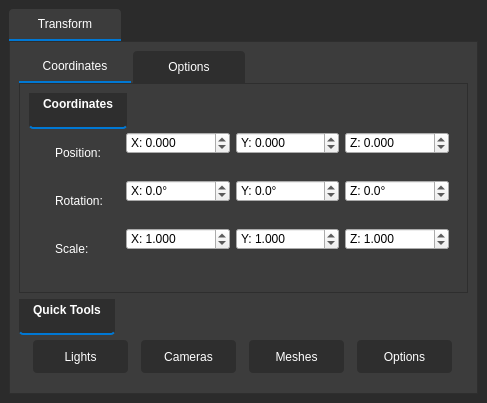
  <widget class="QDockWidget" name="propertiesDock">
   <property name="styleSheet">
    <string>
      QDockWidget {
    background-color: #2b2b2b;
    color: white;
    border: 1px solid #555555;
    titlebar-close-icon: none;
    titlebar-normal-icon: none;
}

QDockWidget::title {
    background-color: #3c3c3c;
    border: none;
    padding: 0px;
    margin: 0px;
}
   </string>
   </property>
   <property name="features">
    <set>QDockWidget::DockWidgetFeature::DockWidgetClosable|QDockWidget::DockWidgetFeature::DockWidgetFloatable|QDockWidget::DockWidgetFeature::DockWidgetMovable</set>
   </property>
   <property name="windowTitle">
    <string>Model Properties</string>
   </property>
   <attribute name="dockWidgetArea">
    <number>2</number>
   </attribute>
   <widget class="QWidget" name="propertiesDockContents">
    <layout class="QVBoxLayout" name="verticalLayout_Properties">
     <item>
      <widget class="QTabWidget" name="propertiesTabs">
       <property name="styleSheet">
        <string>
 QTabWidget::pane {
    border: 1px solid #2e2e2e;
    background-color: #3c3c3c;
}

QTabBar::tab {
    min-width: 80px;
    max-width: 80px;
    background-color: #2e2e2e;
    color: white;
    padding: 8px 16px;
    margin-right: 2px;
    border-top-left-radius: 4px;
    border-top-right-radius: 4px;
}

QTabBar::tab:selected {
    background-color: #3c3c3c;
    border-bottom: 2px solid #0078d4;
}

QTabBar::tab:hover:!selected {
    background-color: #404040;
}

    </string>
       </property>
       <property name="currentIndex">
        <number>0</number>
       </property>
       <widget class="QWidget" name="transformTab">
        <attribute name="icon">
         <iconset>
          <normaloff>:/icons/transform.png</normaloff>:/icons/transform.png</iconset>
        </attribute>
        <attribute name="title">
         <string>Transform</string>
        </attribute>
        <layout class="QVBoxLayout" name="verticalLayout_Transform">
         <item>
          <widget class="QTabWidget" name="transformSubTabs">
           <property name="styleSheet">
            <string>
 QTabWidget::pane {
    border: 1px solid #2e2e2e;
    background-color: #3c3c3c;
}

QTabBar::tab {
    min-width: 80px;
    max-width: 80px;
    background-color: #2e2e2e;
    color: white;
    padding: 8px 16px;
    margin-right: 2px;
    border-top-left-radius: 4px;
    border-top-right-radius: 4px;
}

QTabBar::tab:selected {
    background-color: #3c3c3c;
    border-bottom: 2px solid #0078d4;
}

QTabBar::tab:hover:!selected {
    background-color: #404040;
}

QGroupBox {
    background-color: transparent;
    border: none;
    margin-top: 15px;
    padding-top: 15px;
    color: white;
    font-weight: bold;
}

QGroupBox::title {
    subcontrol-origin: margin;
    subcontrol-position: top left;
    padding: 16px 12px;
    background-color: #2e2e2e;
    border: none;
    border-bottom: 2px solid #0078d4;
    border-radius: 4px;
    color: white;
    left: 0px;
    top: -12px;
}

QLabel {
    color: white;
    background-color: transparent;
    border: none;
    padding: 14px;
    font-weight: normal;
}

    </string>
           </property>
           <property name="currentIndex">
            <number>0</number>
           </property>
           <widget class="QWidget" name="coordinatesSubTab">
            <attribute name="title">
             <string>Coordinates</string>
            </attribute>
            <layout class="QVBoxLayout" name="verticalLayout_Coordinates">
             <item>
              <widget class="QGroupBox" name="transformGroup">
               <property name="title">
                <string>Coordinates</string>
               </property>
               <layout class="QFormLayout" name="formLayout">
                <item row="0" column="0">
                 <widget class="QLabel" name="positionLabel">
                  <property name="text">
                   <string>Position:</string>
                  </property>
                 </widget>
                </item>
                <item row="0" column="1">
                 <layout class="QHBoxLayout" name="horizontalLayout_Position">
                  <item>
                   <widget class="QDoubleSpinBox" name="positionX">
                    <property name="prefix">
                     <string>X: </string>
                    </property>
                    <property name="decimals">
                     <number>3</number>
                    </property>
                    <property name="minimum">
                     <double>-99999.000000000000000</double>
                    </property>
                    <property name="maximum">
                     <double>99999.000000000000000</double>
                    </property>
                   </widget>
                  </item>
                  <item>
                   <widget class="QDoubleSpinBox" name="positionY">
                    <property name="prefix">
                     <string>Y: </string>
                    </property>
                    <property name="decimals">
                     <number>3</number>
                    </property>
                    <property name="minimum">
                     <double>-99999.000000000000000</double>
                    </property>
                    <property name="maximum">
                     <double>99999.000000000000000</double>
                    </property>
                   </widget>
                  </item>
                  <item>
                   <widget class="QDoubleSpinBox" name="positionZ">
                    <property name="prefix">
                     <string>Z: </string>
                    </property>
                    <property name="decimals">
                     <number>3</number>
                    </property>
                    <property name="minimum">
                     <double>-99999.000000000000000</double>
                    </property>
                    <property name="maximum">
                     <double>99999.000000000000000</double>
                    </property>
                   </widget>
                  </item>
                 </layout>
                </item>
                <item row="1" column="0">
                 <widget class="QLabel" name="rotationLabel">
                  <property name="text">
                   <string>Rotation:</string>
                  </property>
                 </widget>
                </item>
                <item row="1" column="1">
                 <layout class="QHBoxLayout" name="horizontalLayout_Rotation">
                  <item>
                   <widget class="QDoubleSpinBox" name="rotationX">
                    <property name="prefix">
                     <string>X: </string>
                    </property>
                    <property name="suffix">
                     <string>°</string>
                    </property>
                    <property name="decimals">
                     <number>1</number>
                    </property>
                    <property name="minimum">
                     <double>-360.000000000000000</double>
                    </property>
                    <property name="maximum">
                     <double>360.000000000000000</double>
                    </property>
                   </widget>
                  </item>
                  <item>
                   <widget class="QDoubleSpinBox" name="rotationY">
                    <property name="prefix">
                     <string>Y: </string>
                    </property>
                    <property name="suffix">
                     <string>°</string>
                    </property>
                    <property name="decimals">
                     <number>1</number>
                    </property>
                    <property name="minimum">
                     <double>-360.000000000000000</double>
                    </property>
                    <property name="maximum">
                     <double>360.000000000000000</double>
                    </property>
                   </widget>
                  </item>
                  <item>
                   <widget class="QDoubleSpinBox" name="rotationZ">
                    <property name="prefix">
                     <string>Z: </string>
                    </property>
                    <property name="suffix">
                     <string>°</string>
                    </property>
                    <property name="decimals">
                     <number>1</number>
                    </property>
                    <property name="minimum">
                     <double>-360.000000000000000</double>
                    </property>
                    <property name="maximum">
                     <double>360.000000000000000</double>
                    </property>
                   </widget>
                  </item>
                 </layout>
                </item>
                <item row="2" column="0">
                 <widget class="QLabel" name="scaleLabel">
                  <property name="text">
                   <string>Scale:</string>
                  </property>
                 </widget>
                </item>
                <item row="2" column="1">
                 <layout class="QHBoxLayout" name="horizontalLayout_Scale">
                  <item>
                   <widget class="QDoubleSpinBox" name="scaleX">
                    <property name="prefix">
                     <string>X: </string>
                    </property>
                    <property name="decimals">
                     <number>3</number>
                    </property>
                    <property name="minimum">
                     <double>0.001000000000000</double>
                    </property>
                    <property name="maximum">
                     <double>9999.000000000000000</double>
                    </property>
                    <property name="value">
                     <double>1.000000000000000</double>
                    </property>
                   </widget>
                  </item>
                  <item>
                   <widget class="QDoubleSpinBox" name="scaleY">
                    <property name="prefix">
                     <string>Y: </string>
                    </property>
                    <property name="decimals">
                     <number>3</number>
                    </property>
                    <property name="minimum">
                     <double>0.001000000000000</double>
                    </property>
                    <property name="maximum">
                     <double>9999.000000000000000</double>
                    </property>
                    <property name="value">
                     <double>1.000000000000000</double>
                    </property>
                   </widget>
                  </item>
                  <item>
                   <widget class="QDoubleSpinBox" name="scaleZ">
                    <property name="prefix">
                     <string>Z: </string>
                    </property>
                    <property name="decimals">
                     <number>3</number>
                    </property>
                    <property name="minimum">
                     <double>0.001000000000000</double>
                    </property>
                    <property name="maximum">
                     <double>9999.000000000000000</double>
                    </property>
                    <property name="value">
                     <double>1.000000000000000</double>
                    </property>
                   </widget>
                  </item>
                 </layout>
                </item>
               </layout>
              </widget>
             </item>
            </layout>
           </widget>
           <widget class="QWidget" name="optionsSubTab">
            <attribute name="title">
             <string>Options</string>
            </attribute>
            <layout class="QVBoxLayout" name="verticalLayout_Options">
             <item>
              <widget class="QGroupBox" name="transformOptions">
               <property name="title">
                <string>Transform Options</string>
               </property>
               <property name="checkable">
                <bool>false</bool>
               </property>
               <widget class="QCheckBox" name="lockScaleCheckbox">
                <property name="geometry">
                 <rect>
                  <x>30</x>
                  <y>30</y>
                  <width>300</width>
                  <height>17</height>
                 </rect>
                </property>
                <property name="text">
                 <string>Lock Scale Proportions</string>
                </property>
                <property name="checked">
                 <bool>true</bool>
                </property>
               </widget>
              </widget>
             </item>
            </layout>
           </widget>
          </widget>
         </item>
         <item>
          <widget class="QGroupBox" name="groupBox">
           <property name="styleSheet">
            <string>
        QGroupBox {
    background-color: transparent;
    border: none;
    margin-top: 15px;
    padding-top: 15px;
    color: white;
    font-weight: bold;
}

QGroupBox::title {
    subcontrol-origin: margin;
    subcontrol-position: top left;
    padding: 16px 12px;
    background-color: #2e2e2e;
    border: none;
    border-bottom: 2px solid #0078d4;
    border-radius: 4px;
    color: white;
    left: 0px;
    top: -12px;
}

QLabel {
    color: white;
    background-color: transparent;
    border: none;
    padding: 4px;
    font-weight: normal;
}


        QToolButton {
            background-color: #2e2e2e;
            color: white;
            padding: 8px 16px;
            margin: 2px;
            border: none;
            border-radius: 4px;
            font-weight: normal;
            min-width: 60px;
        }
        </string>
           </property>
           <property name="title">
            <string>Quick Tools</string>
           </property>
           <layout class="QHBoxLayout" name="horizontalLayout">
            <item>
             <widget class="QToolButton" name="showLightsButton">
              <property name="text">
               <string>Lights</string>
              </property>
              <property name="icon">
               <iconset>
                <normaloff>:/icons/light.png</normaloff>:/icons/light.png</iconset>
              </property>
              <property name="checkable">
               <bool>true</bool>
              </property>
              <property name="checked">
               <bool>true</bool>
              </property>
             </widget>
            </item>
            <item>
             <widget class="QToolButton" name="showCamerasButton">
              <property name="text">
               <string>Cameras</string>
              </property>
              <property name="icon">
               <iconset>
                <normaloff>:/icons/camera.png</normaloff>:/icons/camera.png</iconset>
              </property>
              <property name="checkable">
               <bool>true</bool>
              </property>
              <property name="checked">
               <bool>true</bool>
              </property>
             </widget>
            </item>
            <item>
             <widget class="QToolButton" name="showMeshButton">
              <property name="text">
               <string>Meshes</string>
              </property>
              <property name="icon">
               <iconset>
                <normaloff>:/icons/mesh.png</normaloff>:/icons/mesh.png</iconset>
              </property>
              <property name="checkable">
               <bool>true</bool>
              </property>
              <property name="checked">
               <bool>true</bool>
              </property>
             </widget>
            </item>
            <item>
             <widget class="QToolButton" name="hierarchyOptionsButton">
              <property name="text">
               <string>Options</string>
              </property>
              <property name="icon">
               <iconset>
                <normaloff>:/icons/options.png</normaloff>:/icons/options.png</iconset>
              </property>
              <property name="popupMode">
               <enum>QToolButton::ToolButtonPopupMode::InstantPopup</enum>
              </property>
             </widget>
            </item>
           </layout>
          </widget>
         </item>
        </layout>
       </widget>
      </widget>
     </item>
    </layout>
   </widget>
  </widget>
